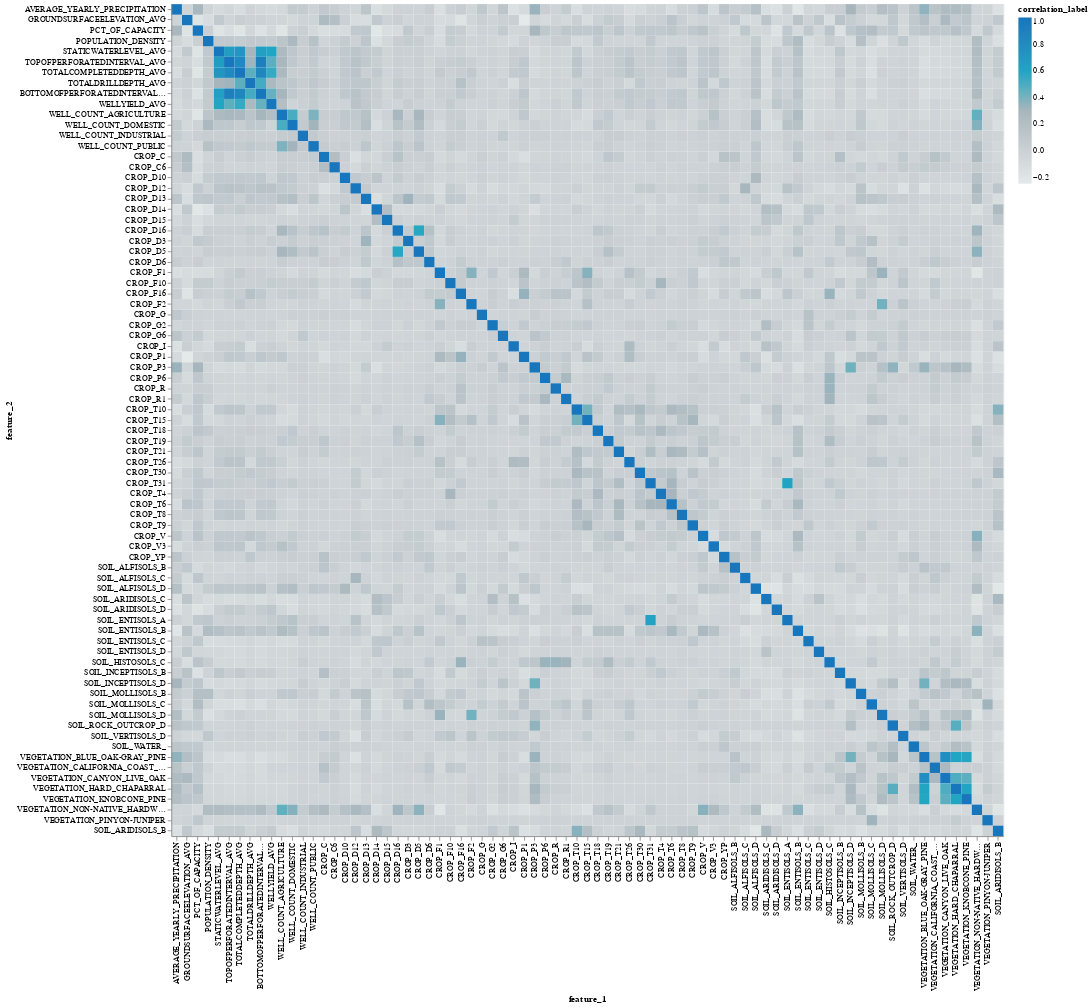

Notebook source saved alongside this figure:
### Markdown cell above
### Find feature correlation

### Code cell
draw_corr_heatmap(X_train_impute_df.reset_index(), ['TOWNSHIP_RANGE', 'YEAR'])

### Figure 1 — Vega-Lite specification as saved in the notebook (floating-point values rounded to 4 significant figures; data arrays with more than 128 entries replaced by an {"elided": "..."} marker saying what was removed)
{"config": {"view": {"continuousWidth": 400, "continuousHeight": 300}}, "data": {"name": "data-65095168fcfbe551d29d80b817140bb9"}, "mark": "rect", "encoding": {"color": {"field": "correlation_label", "scale": {"scheme": "lightgreyteal"}, "type": "quantitative"}, "tooltip": [{"field": "feature_1", "title": "feature_1", "type": "nominal"}, {"field": "feature_2", "title": "feature_2", "type": "nominal"}, {"field": "correlation_label", "title": "Correlation Value", "type": "quantitative"}], "x": {"field": "feature_1", "sort": ["AVERAGE_YEARLY_PRECIPITATION", "GROUNDSURFACEELEVATION_AVG", "PCT_OF_CAPACITY", "POPULATION_DENSITY", "STATICWATERLEVEL_AVG", "TOPOFPERFORATEDINTERVAL_AVG", "TOTALCOMPLETEDDEPTH_AVG", "TOTALDRILLDEPTH_AVG", "BOTTOMOFPERFORATEDINTERVAL_AVG", "WELLYIELD_AVG", "WELL_COUNT_AGRICULTURE", "WELL_COUNT_DOMESTIC", "WELL_COUNT_INDUSTRIAL", "WELL_COUNT_PUBLIC", "CROP_C", "CROP_C6", "CROP_D10", "CROP_D12", "CROP_D13", "CROP_D14", "CROP_D15", "CROP_D16", "CROP_D3", "CROP_D5", "CROP_D6", "CROP_F1", "CROP_F10", "CROP_F16", "CROP_F2", "CROP_G", "CROP_G2", "CROP_G6", "CROP_I", "CROP_P1", "CROP_P3", "CROP_P6", "CROP_R", "CROP_R1", "CROP_T10", "CROP_T15", "CROP_T18", "CROP_T19", "CROP_T21", "CROP_T26", "CROP_T30", "CROP_T31", "CROP_T4", "CROP_T6", "CROP_T8", "CROP_T9", "CROP_V", "CROP_V3", "CROP_YP", "SOIL_ALFISOLS_B", "SOIL_ALFISOLS_C", "SOIL_ALFISOLS_D", " SOIL_ARIDISOLS_B", "SOIL_ARIDISOLS_C", "SOIL_ARIDISOLS_D", "SOIL_ENTISOLS_A", "SOIL_ENTISOLS_B", "SOIL_ENTISOLS_C", "SOIL_ENTISOLS_D", "SOIL_HISTOSOLS_C", "SOIL_INCEPTISOLS_B", "SOIL_INCEPTISOLS_D", "SOIL_MOLLISOLS_B", "SOIL_MOLLISOLS_C", "SOIL_MOLLISOLS_D", "SOIL_ROCK_OUTCROP_D", "SOIL_VERTISOLS_D", "SOIL_WATER_", "VEGETATION_BLUE_OAK-GRAY_PINE", "VEGETATION_CALIFORNIA_COAST_LIVE_OAK", "VEGETATION_CANYON_LIVE_OAK", "VEGETATION_HARD_CHAPARRAL", "VEGETATION_KNOBCONE_PINE", "VEGETATION_NON-NATIVE_HARDWOOD_FOREST", "VEGETATION_PINYON-JUNIPER"], "type": "nominal"}, "y": {"field": "feature_2", "sort": ["AVERAGE_YEARLY_PRECIPITATION", "GROUNDSURFACEELEVATION_AVG", "PCT_OF_CAPACITY", "POPULATION_DENSITY", "STATICWATERLEVEL_AVG", "TOPOFPERFORATEDINTERVAL_AVG", "TOTALCOMPLETEDDEPTH_AVG", "TOTALDRILLDEPTH_AVG", "BOTTOMOFPERFORATEDINTERVAL_AVG", "WELLYIELD_AVG", "WELL_COUNT_AGRICULTURE", "WELL_COUNT_DOMESTIC", "WELL_COUNT_INDUSTRIAL", "WELL_COUNT_PUBLIC", "CROP_C", "CROP_C6", "CROP_D10", "CROP_D12", "CROP_D13", "CROP_D14", "CROP_D15", "CROP_D16", "CROP_D3", "CROP_D5", "CROP_D6", "CROP_F1", "CROP_F10", "CROP_F16", "CROP_F2", "CROP_G", "CROP_G2", "CROP_G6", "CROP_I", "CROP_P1", "CROP_P3", "CROP_P6", "CROP_R", "CROP_R1", "CROP_T10", "CROP_T15", "CROP_T18", "CROP_T19", "CROP_T21", "CROP_T26", "CROP_T30", "CROP_T31", "CROP_T4", "CROP_T6", "CROP_T8", "CROP_T9", "CROP_V", "CROP_V3", "CROP_YP", "SOIL_ALFISOLS_B", "SOIL_ALFISOLS_C", "SOIL_ALFISOLS_D", " SOIL_ARIDISOLS_B", "SOIL_ARIDISOLS_C", "SOIL_ARIDISOLS_D", "SOIL_ENTISOLS_A", "SOIL_ENTISOLS_B", "SOIL_ENTISOLS_C", "SOIL_ENTISOLS_D", "SOIL_HISTOSOLS_C", "SOIL_INCEPTISOLS_B", "SOIL_INCEPTISOLS_D", "SOIL_MOLLISOLS_B", "SOIL_MOLLISOLS_C", "SOIL_MOLLISOLS_D", "SOIL_ROCK_OUTCROP_D", "SOIL_VERTISOLS_D", "SOIL_WATER_", "VEGETATION_BLUE_OAK-GRAY_PINE", "VEGETATION_CALIFORNIA_COAST_LIVE_OAK", "VEGETATION_CANYON_LIVE_OAK", "VEGETATION_HARD_CHAPARRAL", "VEGETATION_KNOBCONE_PINE", "VEGETATION_NON-NATIVE_HARDWOOD_FOREST", "VEGETATION_PINYON-JUNIPER"], "type": "nominal"}}, "height": 1000, "width": 1000, "$schema": "https://vega.github.io/schema/vega-lite/v4.17.0.json", "datasets": {"data-65095168fcfbe551d29d80b817140bb9": {"elided": "6241 records"}}}
